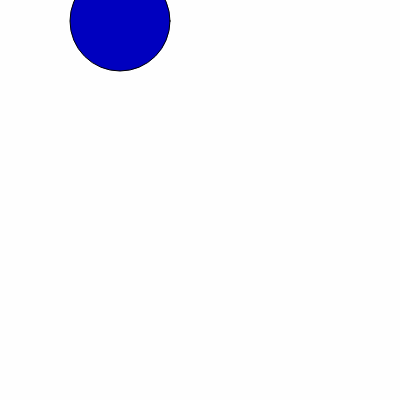
Frame 1 (no input)
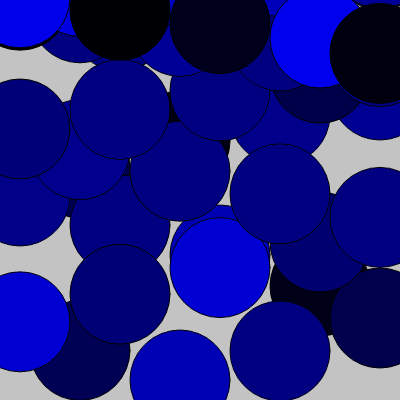
Frame 60 (no input)
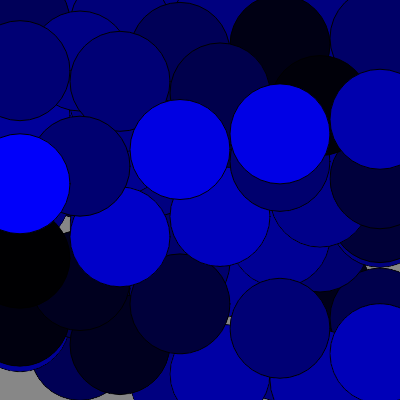
Frame 120 (the mouse pressed at the canvas centre since frame 60)

The p5.js sketch that drew these frames (run headless with seeded random() and noise() and a simulated clock; from frame 60 on, the mouse is pressed at the canvas centre):

// p5.js sketch
// ── sketch.js
let x;
let y;
let vy;
let vx;
let g;
let r;

function setup() {
    createCanvas(400, 400);
    x=20;
    y=0;
    vy=20;
    vx=100;
    r=20;
    g=1;
}

function draw() {
    background(0,0,0,1);

    x = x + vx;
    vy = vy + g;
    y= y + vy;

    if (y > height - r) {
        y = height - r
        vy= -vy* 0.9;

    }
    if (x<r) {
        x=r;
        vx=-vx;
    }

    if (x>width - r) {
        x=width - r;
        vx=-vx;
    }
    fill(random(0), random(0),random(255));
    circle(x,y,r * 5);
}
